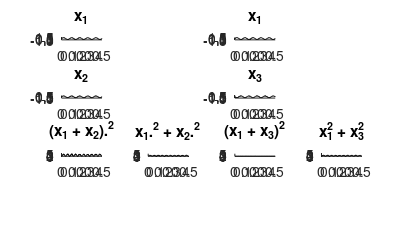
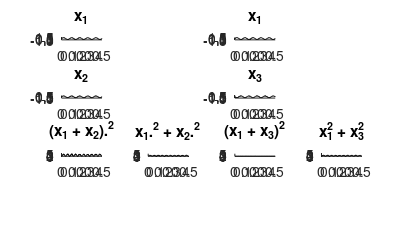

The MATLAB script that drew these images, in order:
%%
% This script generates pannels for Fig 1 from Hermes et al:
%
% This script generates two example signals with two signusoids that are in
% phase or out of phase and shows the different in the power of the sum and
% the sum of the power of these two signals
%
% DH 2016


%% Simmulate some signals 
srate = 1000;
t = 1/srate:1/srate:.5;
sin_freq = 10;

% signal  = sinus + noise
signal1 = sin(sin_freq*2*pi*t)+1/10*randn(size(t));

% signal 2 is in phase
signal2 = sin(sin_freq*2*pi*t)+1/10*randn(size(t));

% signal 3 is 180 out of phase
signal3 = sin(pi+sin_freq*2*pi*t)+1/10*randn(size(t));


%%
%% Make example for figure 1
%%

figure('Position',[0 0 400 250],'Color',[1 1 1])

% signal 1 and 2
subplot(4,4,1), hold on
plot(t,signal1,'k')
title('x_1')

subplot(4,4,5), hold on
plot(t,signal2,'k')
title('x_2')

subplot(4,4,9), hold on
plot(t,(signal1 + signal2).^2,'k')
title('(x_1 + x_2).^2')
ylim([0 5])

subplot(4,4,10), hold on
plot(t,signal1.^2 + signal2.^2,'k')
title('x_1.^2 + x_2.^2')
ylim([0 5])


% signal 1 and 2
subplot(4,4,3), hold on
plot(t,signal1,'k')
title('x_1')

subplot(4,4,7), hold on
plot(t,signal3,'k')
title('x_3')

subplot(4,4,11), hold on
plot(t,(signal1 + signal3).^2,'k')
title('(x_1 + x_3)^2')
ylim([0 5])

subplot(4,4,12), hold on
plot(t,signal1.^2 + signal3.^2,'k')
title('x_1^2 + x_3^2')
ylim([0 5])

disp(['power(X1)+power(X2))= ' num2str(mean(signal1.^2) + mean(signal2.^2))])
disp(['power(X1)+power(X3))= ' num2str(mean(signal1.^2) + mean(signal3.^2))])
disp(['power(X1+X2)= ' num2str(mean((signal1 + signal2).^2))])
disp(['power(X1+X3)= ' num2str(mean((signal1 + signal3).^2))])

set(gcf,'PaperPositionMode','auto')
print('-depsc','-r300',['./figures/Fig1'])
print('-dpng','-r300',['./figures/Fig1'])

